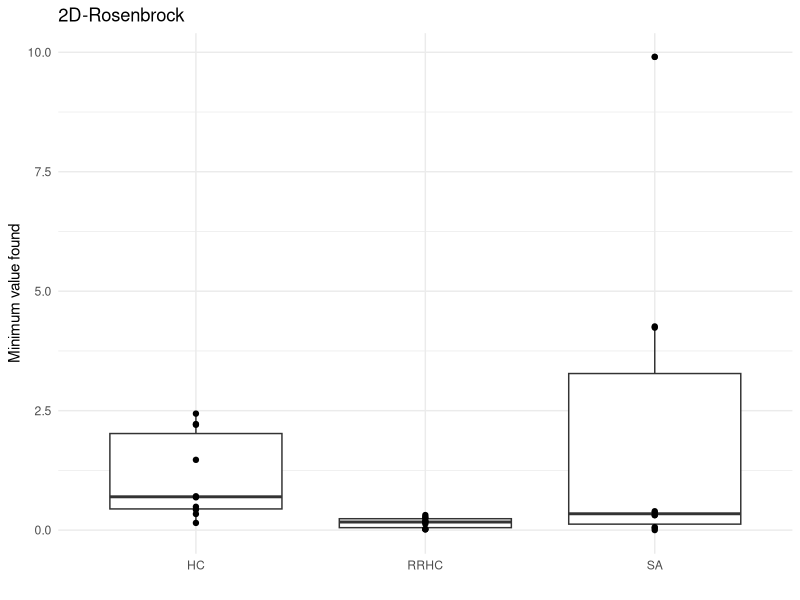
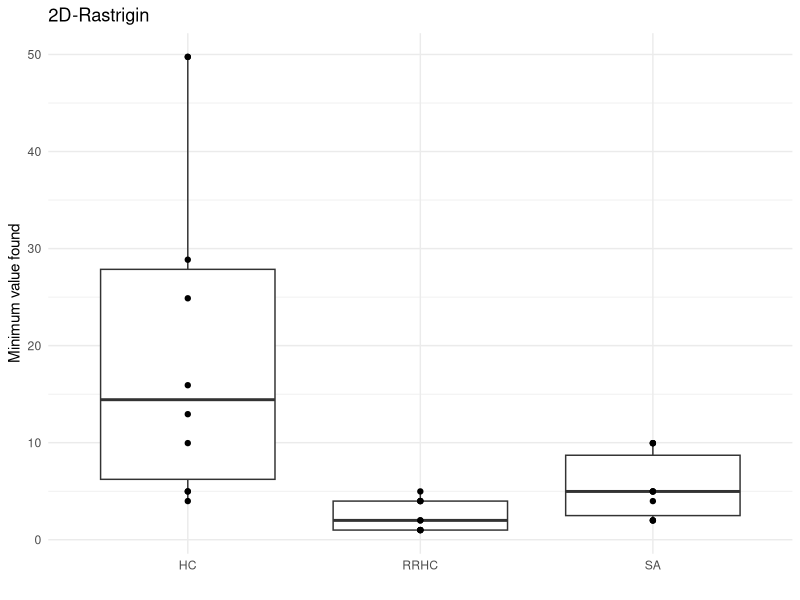
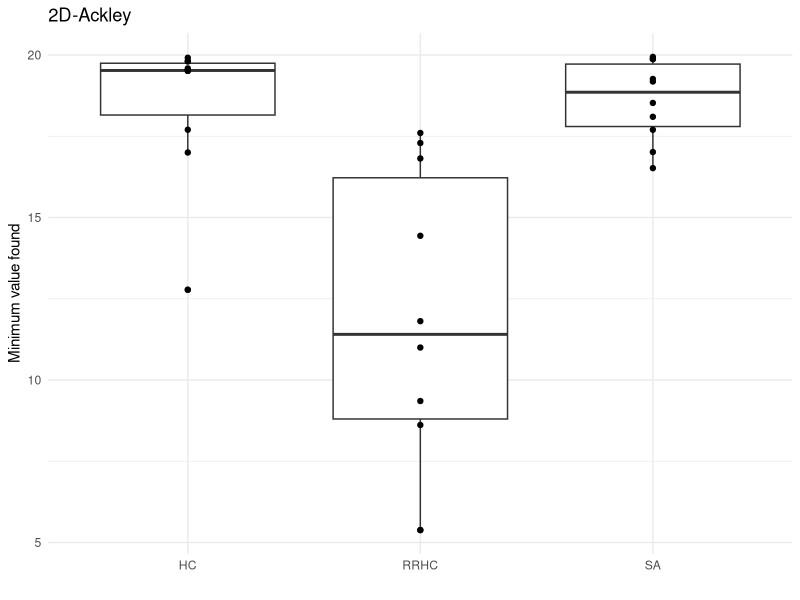
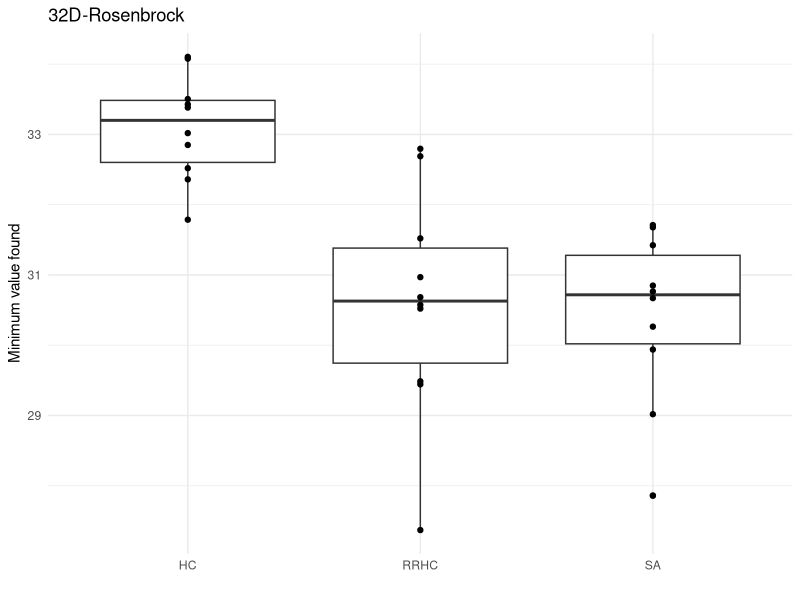
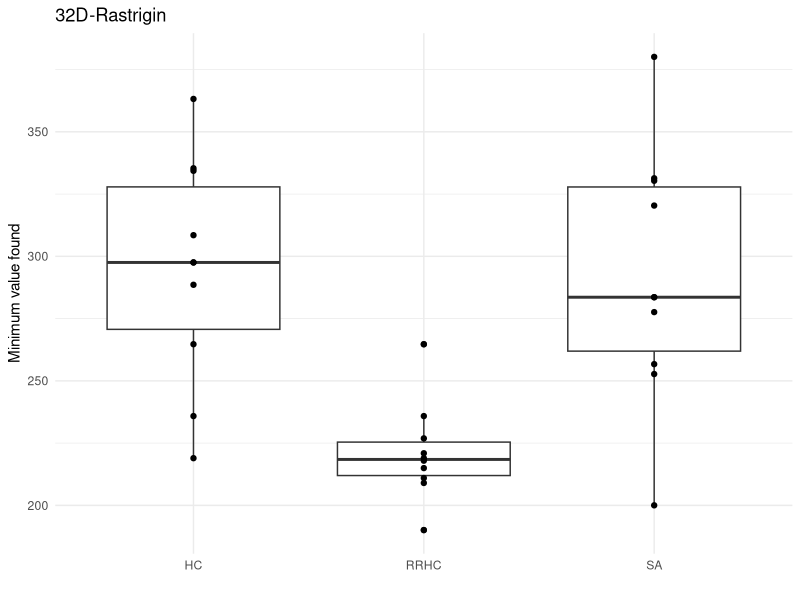
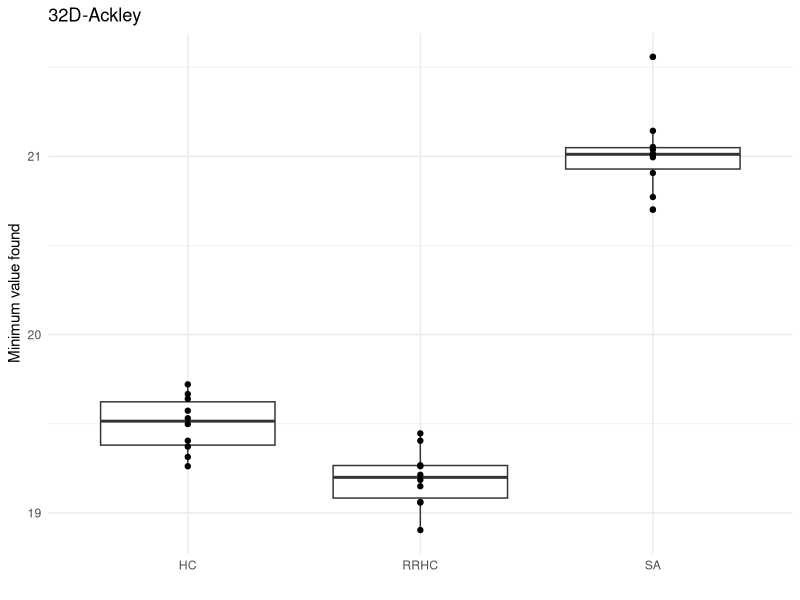

Generate these figures, in order, with R:
library(ggplot2)
library(dplyr)

setwd("./Documents/school/algos/")
two_dim <- read.csv(file = "2dim.csv")
four_dim <- read.csv(file = "4dim.csv")
eight_dim <- read.csv(file = "8dim.csv")
sixteen_dim <- read.csv(file = "16dim.csv")
thirtytwo_dim <- read.csv(file = "32dim.csv")

# Plot the averages of rosenbrock in 2D:
ggplot(data = stack(two_dim[0:3]), mapping = aes(x = ind, y = values)) + 
  geom_boxplot() + 
  geom_point() +
  theme_minimal() +
  ggtitle("2D-Rosenbrock") +
  xlab("") +
  ylab("Minimum value found") +
  scale_x_discrete(labels=c("HC", "RRHC", "SA"))

# Plot the average of Rastrigin in 2D:
ggplot(data = stack(two_dim[4:6]), mapping = aes(x = ind, y = values)) + 
  geom_boxplot() + 
  geom_point() +
  theme_minimal() +
  ggtitle("2D-Rastrigin") +
  xlab("") +
  ylab("Minimum value found") +
  scale_x_discrete(labels=c("HC", "RRHC", "SA"))

# Plot the average of Ackley in 2D:
ggplot(data = stack(two_dim[7:9]), mapping = aes(x = ind, y = values)) + 
  geom_boxplot() + 
  geom_point() +
  theme_minimal() +
  ggtitle("2D-Ackley") +
  xlab("") +
  ylab("Minimum value found") +
  scale_x_discrete(labels=c("HC", "RRHC", "SA"))



# Plot the averages of rosenbrock in 2D:
ggplot(data = stack(thirtytwo_dim[0:3]), mapping = aes(x = ind, y = values)) + 
  geom_boxplot() + 
  geom_point() +
  theme_minimal() +
  ggtitle("32D-Rosenbrock") +
  xlab("") +
  ylab("Minimum value found") +
  scale_x_discrete(labels=c("HC", "RRHC", "SA"))

# Plot the average of Rastrigin in 2D:
ggplot(data = stack(thirtytwo_dim[4:6]), mapping = aes(x = ind, y = values)) + 
  geom_boxplot() + 
  geom_point() +
  theme_minimal() +
  ggtitle("32D-Rastrigin") +
  xlab("") +
  ylab("Minimum value found") +
  scale_x_discrete(labels=c("HC", "RRHC", "SA"))

# Plot the average of Ackley in 2D:
ggplot(data = stack(thirtytwo_dim[7:9]), mapping = aes(x = ind, y = values)) + 
  geom_boxplot() + 
  geom_point() +
  theme_minimal() +
  ggtitle("32D-Ackley") +
  xlab("") +
  ylab("Minimum value found") +
  scale_x_discrete(labels=c("HC", "RRHC", "SA"))
